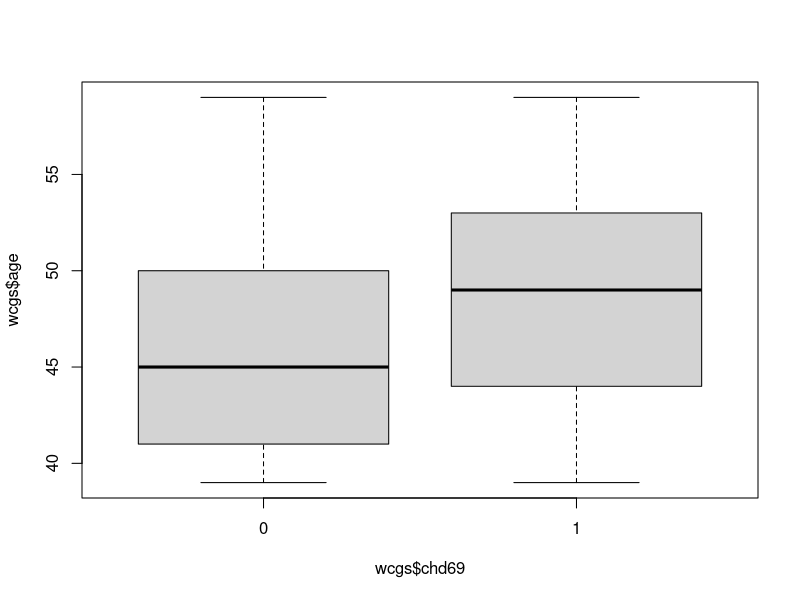
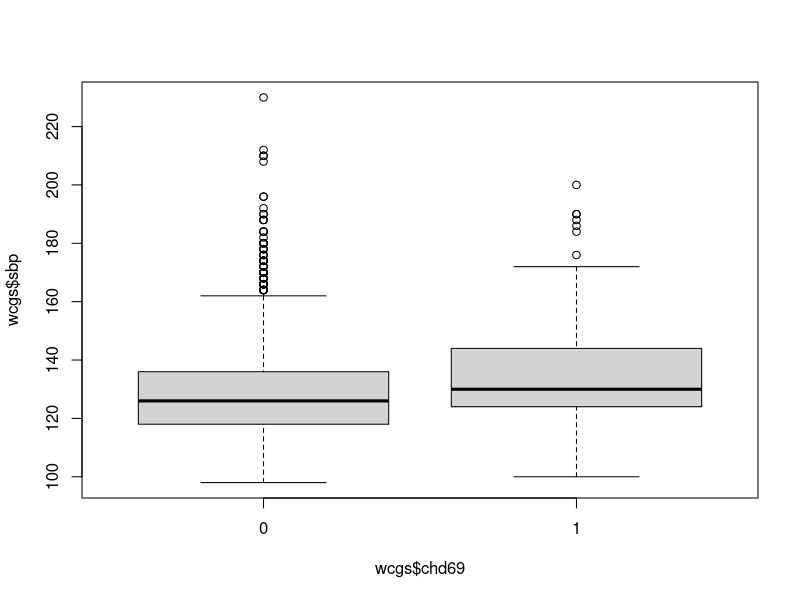
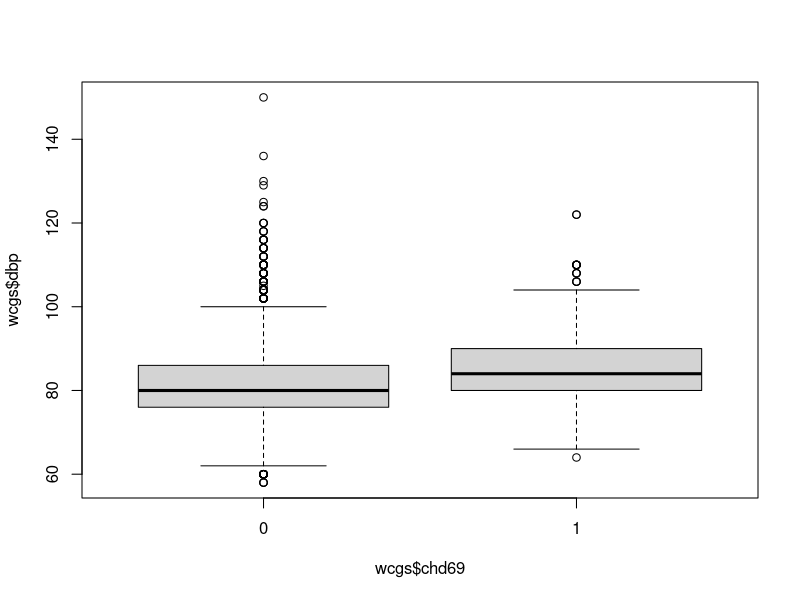
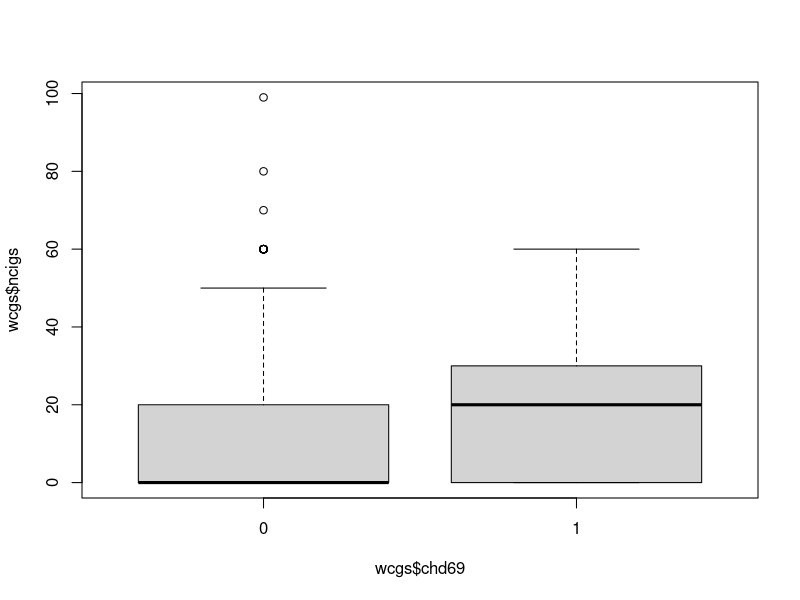

These figures' R source, in order:
## ---- chunk 1
knitr::opts_chunk$set(echo = TRUE)

library(tidyverse)

wcgs <- read_csv("wcgs.csv")
## ---- chunk 2
boxplot(wcgs$age ~ wcgs$chd69)
boxplot(wcgs$sbp ~ wcgs$chd69)
boxplot(wcgs$dbp ~ wcgs$chd69)
boxplot(wcgs$ncigs ~ wcgs$chd69)
## ---- chunk 3
result <- glm(chd69 ~ age + sbp + dbp + ncigs, data = wcgs, family = "binomial")
summary(result)
## ---- chunk 4
predict.glm(result, newdata = tibble("age" = c(45), "sbp" = c(110), "dbp" = c(70), "ncigs" = c(0)))
#gives log odds

predict.glm(result, newdata = tibble("age" = c(45), "sbp" = c(110), "dbp" = c(70), "ncigs" = c(0)), 
            type = "response") #gives probability

exp(-3.43)

exp(-3.43)/(1 + exp(-3.43))
## ---- chunk 5
1 - pchisq(result$null.deviance - result$deviance, 4)
## ---- chunk 6
reduced_mod <- glm(chd69 ~ age + ncigs, data = wcgs, family = "binomial")

1 - pchisq(reduced_mod$deviance - result$deviance, 2)
